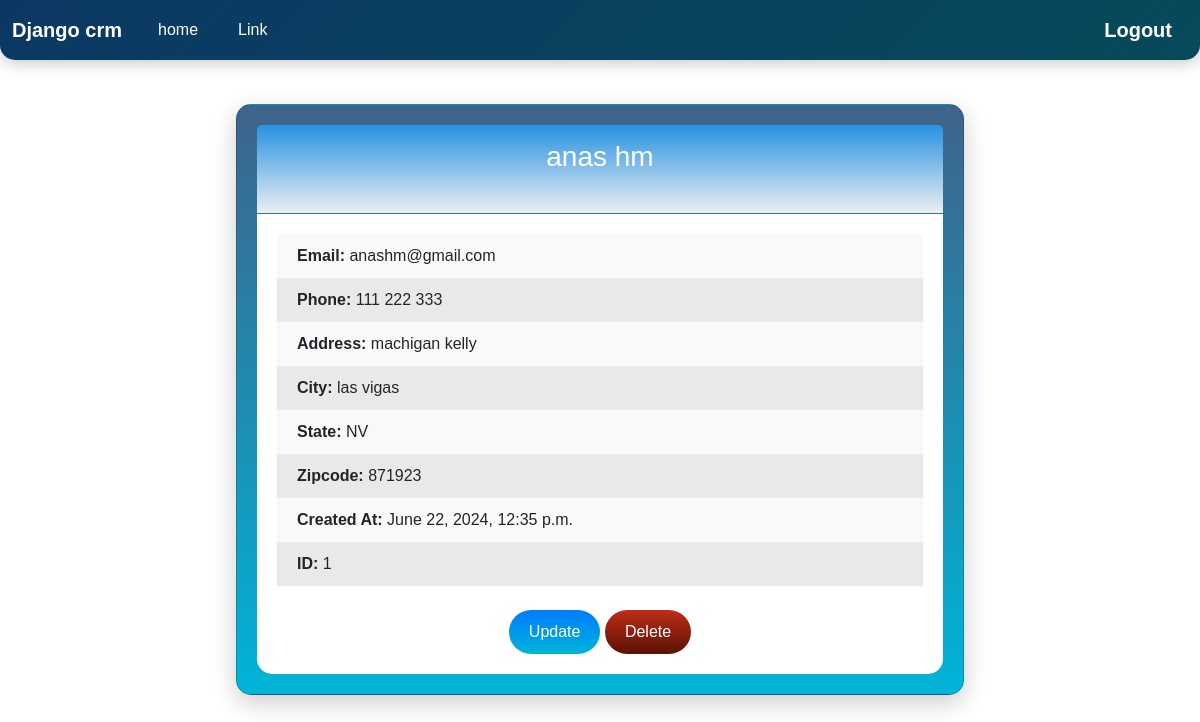
The app's page /record/1 (signed in), older data.
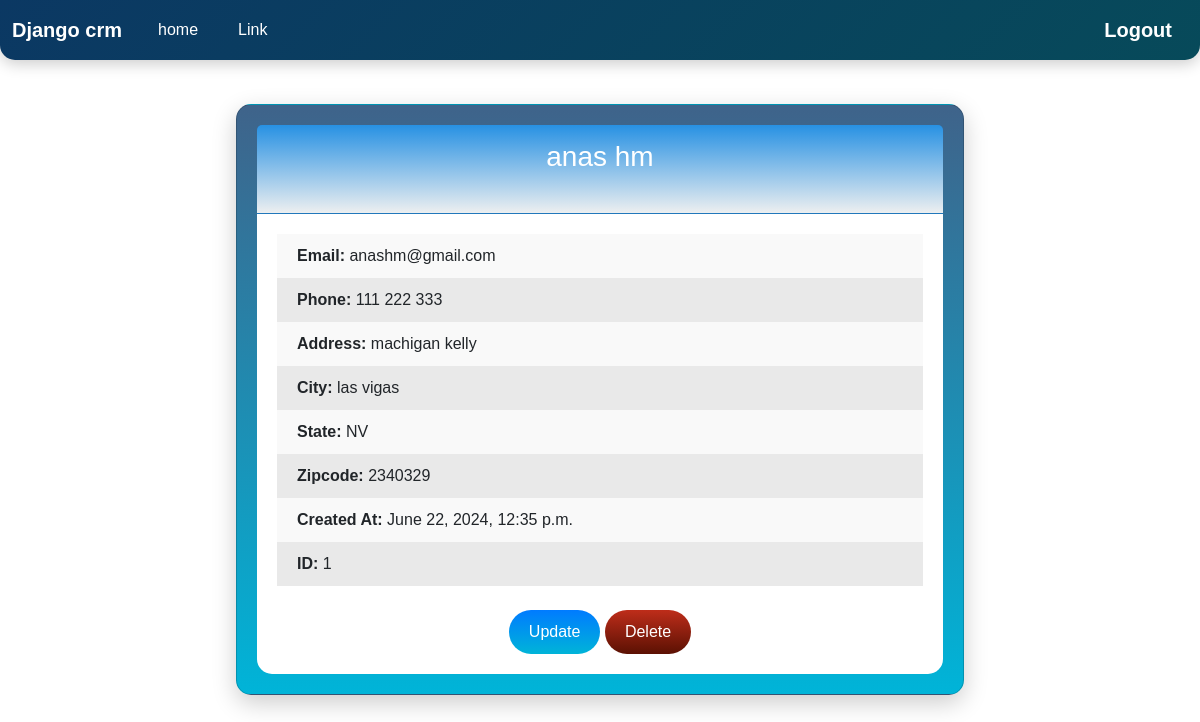
The same page, newer data.
### app/models.py (models this page shows, shortened)
class Record(models.Model):
    created_at = models.DateTimeField(auto_now_add=True)
    first_name = models.CharField(max_length=50)
    last_name = models.CharField(max_length=50)
    email = models.CharField(max_length=100)
    phone = models.CharField(max_length=15)
    address = models.CharField(max_length=100)
    city = models.CharField(max_length=50)
    state = models.CharField(max_length=50)
    zipcode = models.CharField(max_length=20)

### app/views.py (the view)
# urls.py: path('record/<int:id>', views.record, name='record'),
def record(request, id):
    if request.user.is_authenticated:
        try:
            record = Record.objects.get(pk=id)
            return render(request, 'record.html', {'record': record})
        except Record.DoesNotExist:
            messages.error(request, "The ID does not match any Record...")
            return redirect('home')
    else:
        messages.error(request, "You must be logged in to view the record")
        return redirect('home')

### app/templates/record.html (shortened to what this page needs)
{% extends "base.html" %}
{% load static %}
{% block content %}
<link rel="stylesheet" href="{% static 'css/record.css' %}">
<div class="container">
    <div class="col-md-8 offset-md-2">
        <div class="card animated-card">
            {% if user.is_authenticated %}
                <div class="card-header text-center">
                    <h3 class="mb-4">{{ record.first_name }} {{ record.last_name }}</h3>
                </div>
                <div class="card-body">
                    <ul class="list-group list-group-flush">
                        <li class="list-group-item"><strong>Email:</strong> {{ record.email }}</li>
                        <li class="list-group-item"><strong>Phone:</strong> {{ record.phone }}</li>
                        <li class="list-group-item"><strong>Address:</strong> {{ record.address }}</li>
                        <li class="list-group-item"><strong>City:</strong> {{ record.city }}</li>
                        <li class="list-group-item"><strong>State:</strong> {{ record.state }}</li>
                        <li class="list-group-item"><strong>Zipcode:</strong> {{ record.zipcode }}</li>
                        <li class="list-group-item"><strong>Created At:</strong> {{ record.created_at }}</li>
                        <li class="list-group-item"><strong>ID:</strong> {{ record.id }}</li>
                    </ul>
                    <div class="action-buttons mt-4 text-center">
                        <a href="{% url 'update_record' record.pk %}" class="btn btn-danger btn-update">Update</a>
                        <form method="POST" action="{% url 'delete_record' record.pk %}" style="display:inline;" onsubmit="return confirmDelete();">
                            <button type="submit" class="btn btn-danger btn-delete">Delete</button>
                        </form>
                    </div>
                </div>
            {% endif %}
        </div>
    </div>
</div>
{% endblock %}

### app/templates/base.html (shortened to what this page needs)
<!doctype html>
<html lang="en">
  <head>
    <link href="https://cdn.jsdelivr.net/npm/bootstrap@5.3.3/dist/css/bootstrap.min.css" rel="stylesheet">
    {% load static %}
  </head>
  <body>
    {% include "navbar.html" %}
    <div class="container">
      <br>
      {% block content %}
      {% endblock  %}
    </div>
  </body>
</html>

### app/templates/navbar.html (shortened to what this page needs)
{% load static %}
{% block content %}
<link rel="stylesheet" href="{% static 'css/navbar.css' %}">
<nav class="navbar navbar-expand-lg navbar-dark bg-dark">
    <div class="container-fluid">
      <a class="navbar-brand" href="{% url "home" %}">Django crm</a>
      <div class="collapse navbar-collapse" id="navbarSupportedContent">
        <ul class="navbar-nav me-auto mb-2 mb-lg-0">
            <li class="nav-item">
                <a class="nav-link" href="#">home</a>
            </li>
          <li class="nav-item">
            <a class="nav-link" href="#">Link</a>
          </li>
        </ul>
        {% if user.is_authenticated %}
        <a class="navbar-brand" href="{% url "logout" %}">Logout</a>
        {% endif %}
      </div>
    </div>
  </nav>
{% endblock %}

### static/css/navbar.css (style rules this page uses)
.navbar { background: linear-gradient(135deg, #0b3863, #074a5a); border-bottom-left-radius: 15px; border-bottom-right-radius: 15px; box-shadow: 0 4px 15px rgba(0, 0, 0, 0.2); transition: all 0.3s ease; }
.navbar .navbar-brand { color: white !important; font-weight: bold; transition: color 0.3s ease; }
.navbar .navbar-nav .nav-link { color: white !important; padding: 10px 20px; transition: background 0.3s ease, color 0.3s ease; border-radius: 20px; }

### static/css/record.css (style rules this page uses)
body { background: url('path/to/your/background-image.jpg') no-repeat center center fixed; background-size: cover; font-family: 'Arial', sans-serif; }
.container { margin-top: 10px; }
.animated-card { background: linear-gradient(to bottom, #3f638a, #00b4d8); border-radius: 15px; box-shadow: 0 8px 25px rgba(0, 0, 0, 0.2); padding: 20px; animation: fadeInUp 1s ease-in-out; }
.card-header { background: linear-gradient(to bottom, #2791e3, #edeff0); color: white; border-radius: 15px 15px 0 0; padding: 15px; }
.card-body { background: white; border-radius: 0 0 15px 15px; padding: 20px; }
.list-group-item { border: none; padding: 10px 20px; }
.list-group-item:nth-child(odd) { background-color: #f9f9f9; }
.list-group-item:nth-child(even) { background-color: #e9e9e9; }
.btn-danger { background: linear-gradient(to bottom, #dc3545, #b02a37); border: none; border-radius: 25px; padding: 10px 20px; color: white; transition: background 0.3s ease; }
.btn-update { background: linear-gradient(to bottom, #007bff, #00b4d8); }
.btn-delete { background: linear-gradient(to bottom, #be2d1a, #5b1103); }

Row changes from the older to the newer data that the page shows:
changed Record "anas": zipcode "871923" → "2340329"
